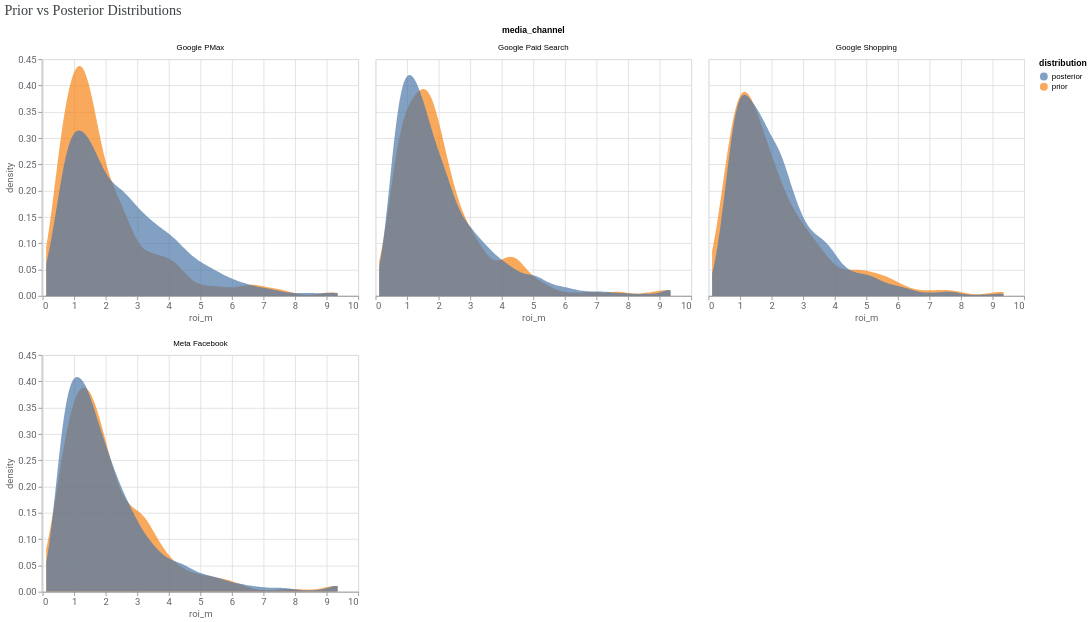

Notebook code cell kept with this figure:
### Code cell
# Meridian's built-in prior/posterior plot for other parameter blocks
model_diagnostics.plot_prior_and_posterior_distribution()

### Figure 1 — Vega-Lite specification as saved in the notebook (floating-point values rounded to 4 significant figures; data arrays with more than 128 entries replaced by an {"elided": "..."} marker saying what was removed)
{"config": {"view": {"continuousWidth": 300, "continuousHeight": 300}, "axis": {"labelColor": "#5F6368", "labelFont": "Roboto", "labelFontSize": 12, "titleColor": "#5F6368", "titleFont": "Roboto", "titleFontSize": 12, "titleFontWeight": "normal"}}, "data": {"name": "data-d51524de11063394f1a05b06beed9a12"}, "facet": {"field": "media_channel", "type": "nominal"}, "spec": {"mark": {"type": "area", "opacity": 0.7}, "encoding": {"color": {"field": "distribution", "type": "nominal"}, "x": {"field": "roi_m", "type": "quantitative"}, "y": {"field": "density", "stack": false, "type": "quantitative"}}, "name": "view_ef75663f31075fc5_0", "transform": [{"density": "roi_m", "groupby": ["media_channel", "distribution"], "as": ["roi_m", "density"]}], "width": 400}, "columns": 3, "params": [{"name": "param_1e9efca18e7a2868", "select": {"type": "interval", "encodings": ["x", "y"]}, "bind": "scales", "views": ["view_ef75663f31075fc5_0"]}], "resolve": {"scale": {"x": "independent"}}, "title": {"text": "Prior vs Posterior Distributions", "anchor": "start", "color": "#3C4043", "font": "Google Sans Display", "fontSize": 18, "fontWeight": "normal", "offset": 10}, "$schema": "https://vega.github.io/schema/vega-lite/v6.4.1.json", "datasets": {"data-d51524de11063394f1a05b06beed9a12": {"elided": "18000 records"}}}
